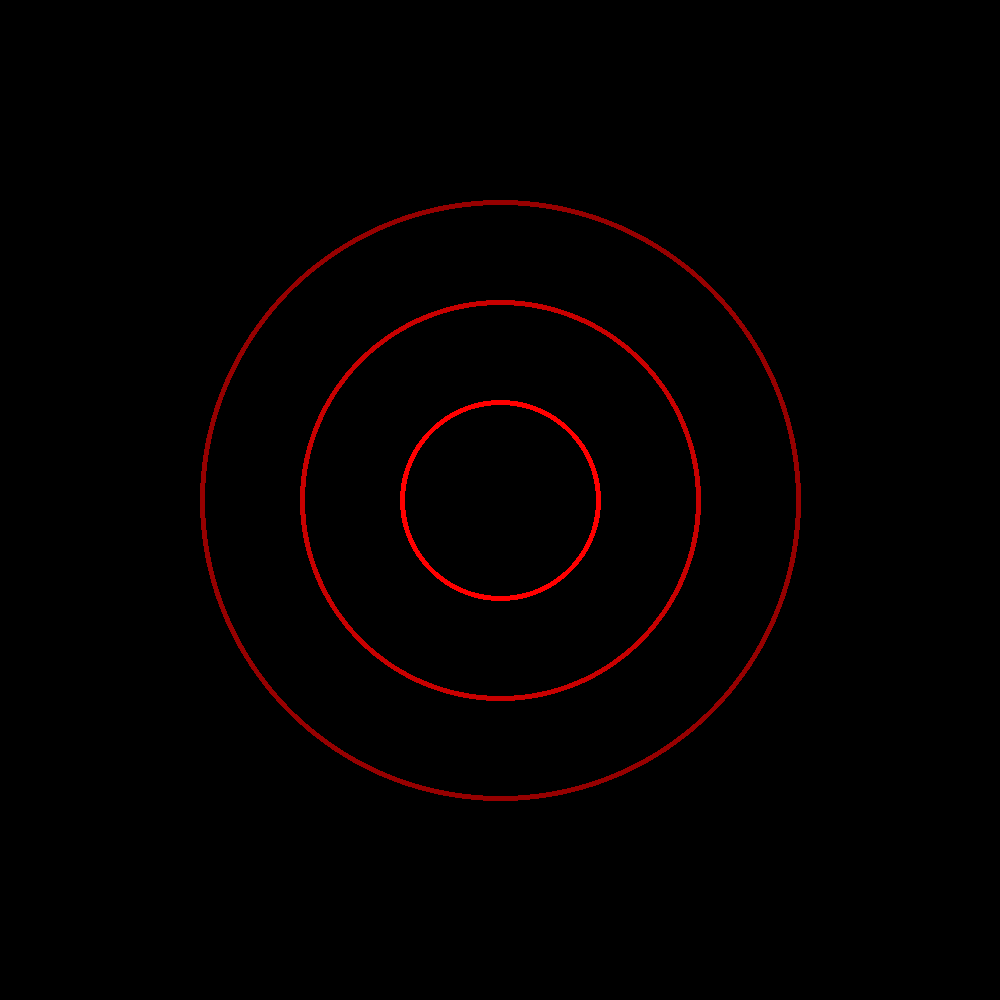

Write the Python code that produced this figure.
from PIL import Image, ImageDraw

# Setup
img_width = 1000
img_height = 1000
img = Image.new("RGB", (img_width, img_height))
draw = ImageDraw.Draw(img)

# Draw
draw.ellipse([(400, 400), (600, 600)], outline=(255, 0, 0), width=5)
draw.ellipse([(300, 300), (700, 700)], outline=(200, 0, 0), width=5)
draw.ellipse([(200, 200), (800, 800)], outline=(150, 0, 0), width=5)

# Saves the picture
img_path = __file__.replace('.py', '.png')
img.save(img_path)
print(f'Saved {img_path}')
img.show()

